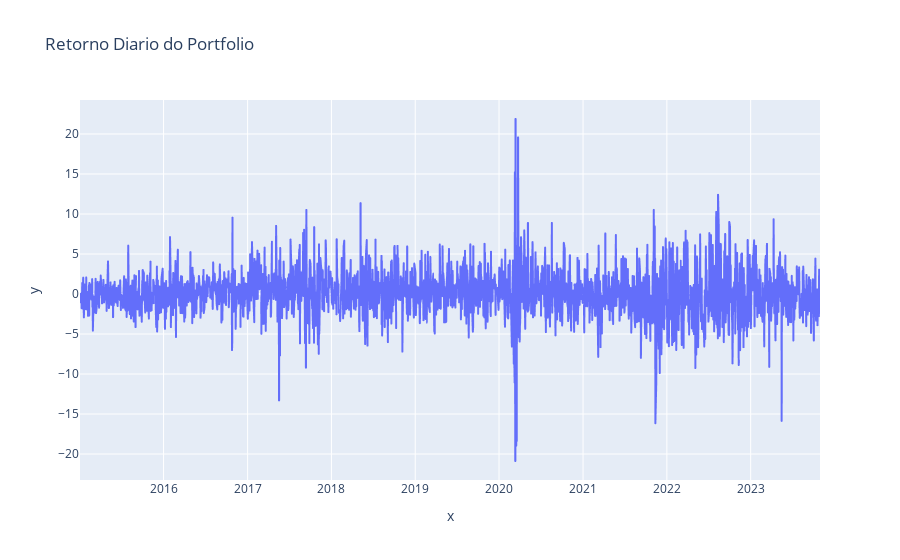

Notebook source saved alongside this figure:
### Markdown cell above
## 3.1 Portfolio's Daily Return

### Code cell
figura = px.line(x=datas, y=dataset['taxa retorno'], title='Retorno Diario do Portfolio')
figura.show()

### Figure 1 — Plotly figure (JSON) as saved in the notebook; plotly's stock layout.template omitted (floating-point values rounded to 4 significant figures; data arrays with more than 128 entries replaced by an {"elided": "..."} marker saying what was removed)
{"data": [{"hovertemplate": "x=%{x}<br>y=%{y}<extra></extra>", "legendgroup": "", "line": {"color": "#636efa", "dash": "solid"}, "marker": {"symbol": "circle"}, "mode": "lines", "name": "", "showlegend": false, "type": "scattergl", "x": {"elided": "2169 str values"}, "xaxis": "x", "y": {"elided": "2169 float values"}, "yaxis": "y"}], "layout": {"legend": {"tracegroupgap": 0}, "title": {"text": "Retorno Diario do Portfolio"}, "xaxis": {"anchor": "y", "domain": [0, 1], "title": {"text": "x"}}, "yaxis": {"anchor": "x", "domain": [0, 1], "title": {"text": "y"}}}}
